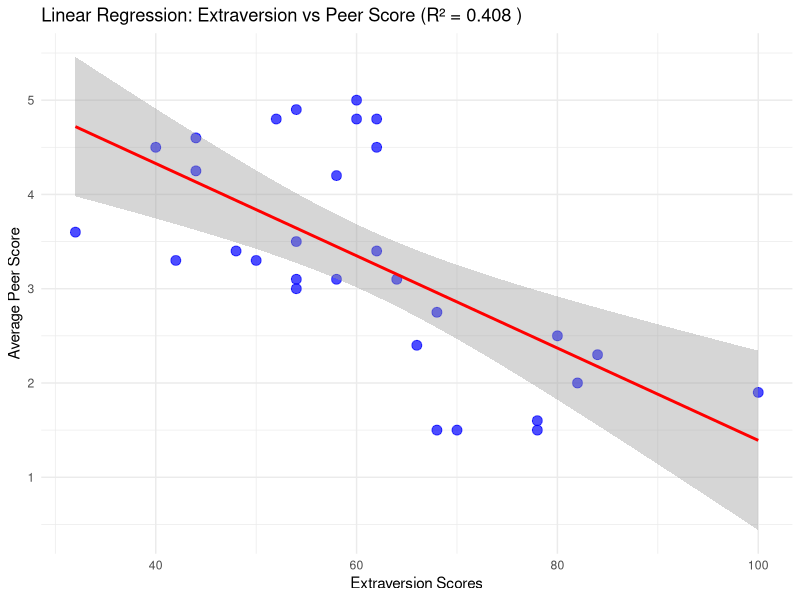
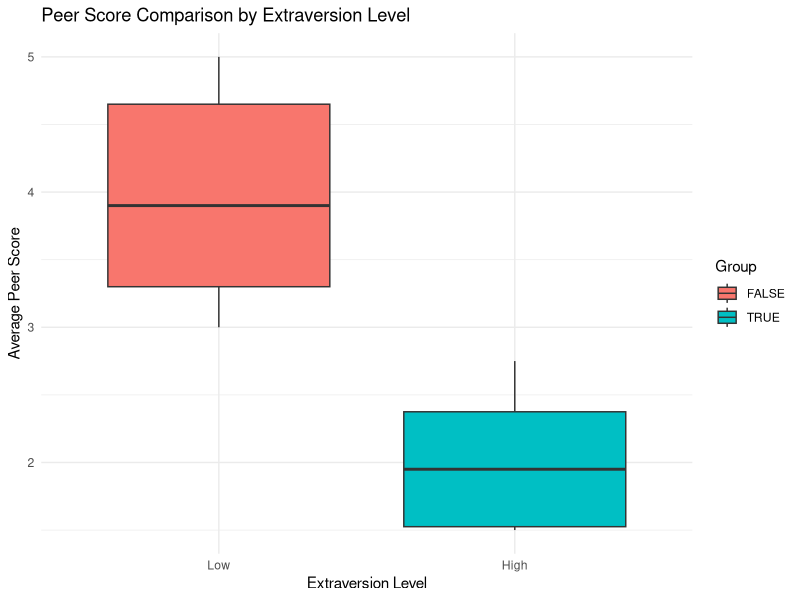

R code for these plots, in order:
output_file <- "result.txt"
sink(output_file, append = TRUE, split = TRUE)

cat("===== Library and Dataset Load =====\n\n")
library(ggplot2)
library(dplyr)
data <- read.csv("free_riding.csv")
head(data)

cat("===== Basic statistics summary =====\n\n")
summary(data)

cat("\n\n--- Dataset Summary ---\n\n")
summary(data)

cor_test <- cor.test(data$extroversion_scores, data$average_peer_score, method = "pearson")

cat("\n\n--- Pearson Correlation Test ---\n\n")
print(cor_test)


# independent t-test for groups based on threshold
data$extroversion_group <- ifelse(data$extroversion_scores > 65, "High", "Low")
t_test_result <- t.test(average_peer_score ~ extroversion_group, data = data)
cat("\n\n--- T-Test Results ---\n\n")
print(t_test_result)

model <- lm(average_peer_score ~ extroversion_scores, data = data)

# Summary of the regression model (to check R-squared)
summary_model <- summary(model)
cat("R-squared value:", summary_model$r.squared, "\n")

r_squared <- summary_model$r.squared
cat("\n\n--- Scatter plot with regression line (R^2) ---\n\n")
ggplot(data, aes(x = extroversion_scores, y = average_peer_score)) +
  geom_point(color = "blue", size = 3, alpha = 0.7) +
  geom_smooth(method = "lm", col = "red", se = TRUE) +
  labs(title = paste("Linear Regression: Extraversion vs Peer Score (R² =", round(r_squared, 3), ")"),
       x = "Extraversion Scores",
       y = "Average Peer Score") +
  theme_minimal()

cat("\n\n--- boxplot comparing peer scores across extraversion levels(Threshold = 65) ---\n\n")
threshold <- 65
high_extroversion <- data %>% filter(extroversion_scores > threshold) %>% pull(average_peer_score)
low_extroversion <- data %>% filter(extroversion_scores <= threshold) %>% pull(average_peer_score)

ggplot(data, aes(x = factor(extroversion_scores > threshold, labels = c("Low", "High")), 
                 y = average_peer_score, fill = factor(extroversion_scores > threshold))) +
  geom_boxplot() +
  labs(title = "Peer Score Comparison by Extraversion Level",
       x = "Extraversion Level",
       y = "Average Peer Score",
       fill = "Group") +
  theme_minimal()

correlation_pearson <- cor(data$extroversion_scores, data$average_peer_score, use = "complete.obs", method = "pearson")
cat("Pearson Correlation Coefficient:", correlation_pearson, "\n")


cat("\n\n--- Independent t-test to compare peer scores for high and low extroversion groups ---\n\n")
t_test_result <- t.test(high_extroversion, low_extroversion, var.equal = FALSE)
print(t_test_result)

cat("\n\n--- linear regression, P value for our Null Hypothesis ---\n\n")
model <- lm(average_peer_score ~ extroversion_scores, data = data)
summary_model <- summary(model)
p_value <- summary_model$coefficients["extroversion_scores", "Pr(>|t|)"]
cat("P-value for Extraversion Predictor:", p_value, "\n")

sink()

cat("All results have been saved to", output_file, "\n")
